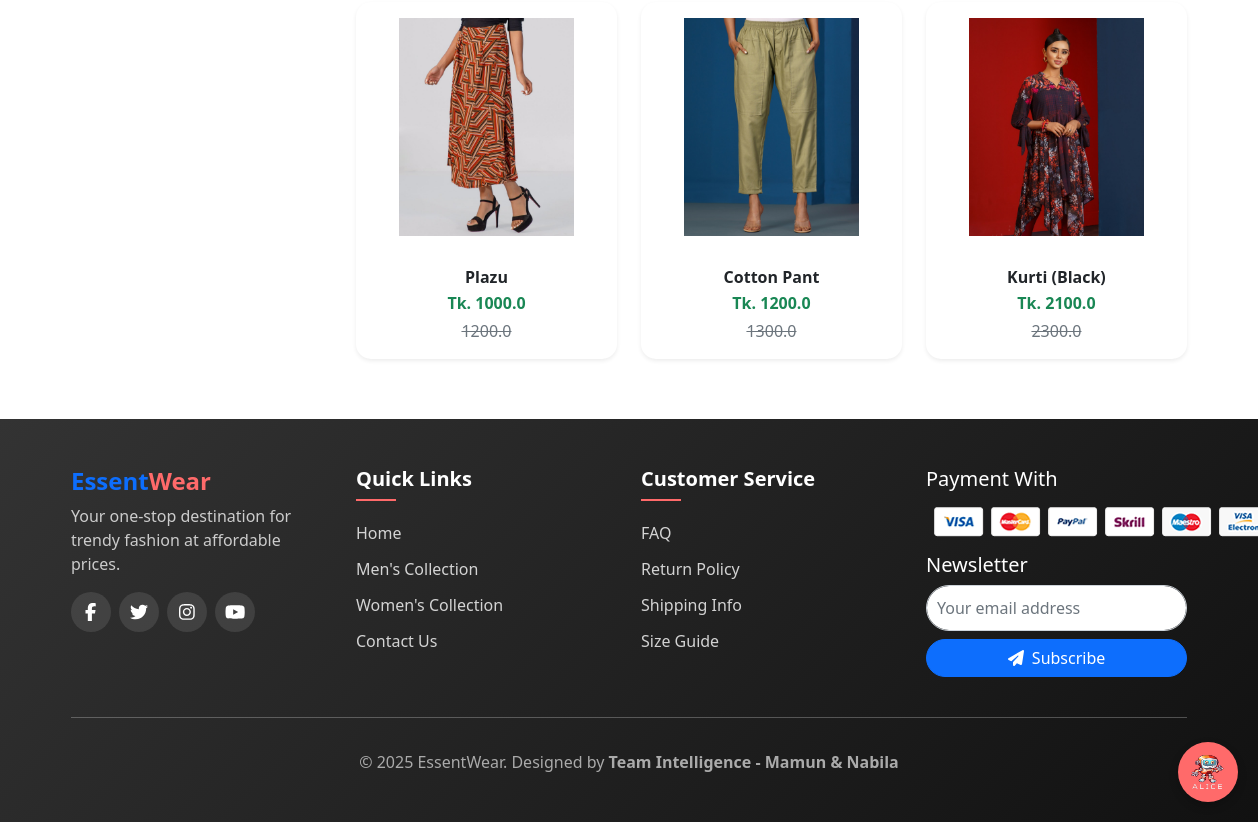
Page /women/ (lower part) on the earlier database version.
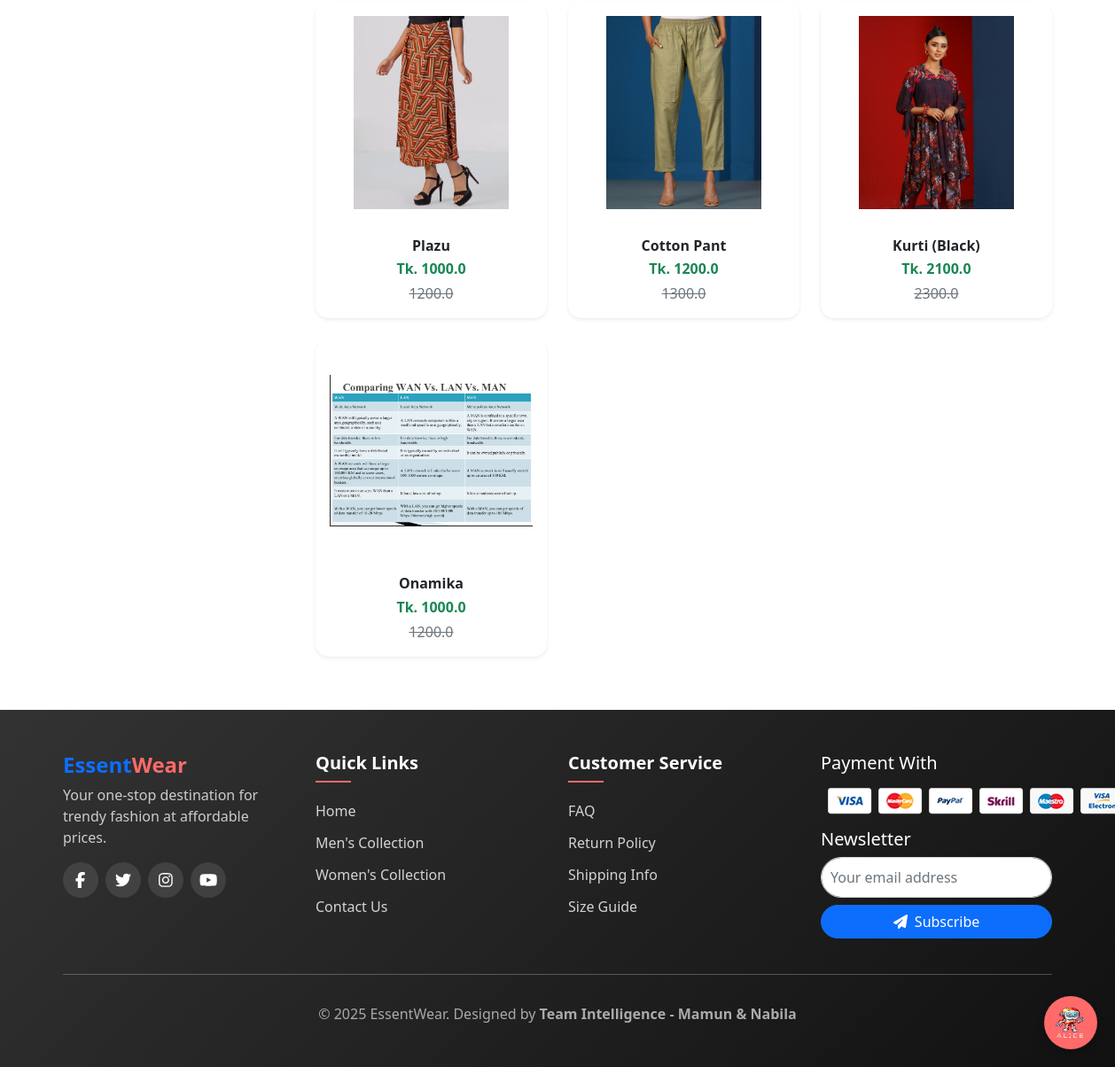
Same page on the later database version.
### app/models.py (models this page shows, shortened)
class Product(models.Model):
    title = models.CharField(max_length=100)
    selling_price = models.FloatField()
    discounted_price = models.FloatField()
    description = models.TextField(default='null')
    category = models.CharField(choices=CATEGORY_CHOICES, max_length=2)
    p_image = models.ImageField(upload_to='product_img')
    owner = models.ForeignKey(User, on_delete=models.CASCADE, related_name='products',null=True, blank=True) # Added owner field
    quantity = models.PositiveIntegerField(default=0)  # 🧮 নতুন field

### app/views.py (the view)
# urls.py: path('women/', views.women, name='women'),
def women(request, data=None):
    women = Product.objects.filter(category='W')
    price = request.GET.get("price")
    if price == "under500":
        women = women.filter(discounted_price__lt=500)
    elif price == "500-1000":
        women = women.filter(discounted_price__gte=500, discounted_price__lte=1000)
    elif price == "1000-2000":
        women = women.filter(discounted_price__gte=1000, discounted_price__lte=2000)
    elif price == "above2000":
        women = women.filter(discounted_price__gt=2000)
    return render(request, 'app/product/women.html', {'womens': women})

### app/templates/app/product/women.html (shortened to what this page needs)
{% extends 'app/base.html' %}
{% load static %}
{% block main-content %}
<div class="container my-5">
  <div class="row">
    <div class="col-md-3 mb-4">
    </div>
    <div class="col-md-9">
      <div class="row g-4">
        {% for product in womens %}
        <div class="col-sm-6 col-md-4">
          <div class="card h-100 border-0 shadow-sm product-card">
            <a href="{% url 'product-detail' product.id %}" class="text-decoration-none text-dark">
              <img src="{{ product.p_image.url }}" class="card-img-top p-3 img-fluid" alt="{{ product.title }}" style="height: 250px; object-fit: contain;">
              <div class="card-body text-center">
                <h6 class="card-title fw-bold mb-1">{{ product.title }}</h6>
                <p class="mb-1 text-success fw-bold">Tk. {{ product.discounted_price }}</p>
                <p class="text-muted text-decoration-line-through mb-0">
                  {{ product.selling_price }}
                </p>
              </div>
            </a>
          </div>
        </div>
        {% empty %}
        <p class="text-center text-muted">No products available.</p>
        {% endfor %}
      </div>
    </div>
  </div>
</div>
{% endblock main-content %}

Differences in the rows shown:
added Product: p_image (picture), title "Onamika", discounted_price "1000.0", selling_price "1200.0"
